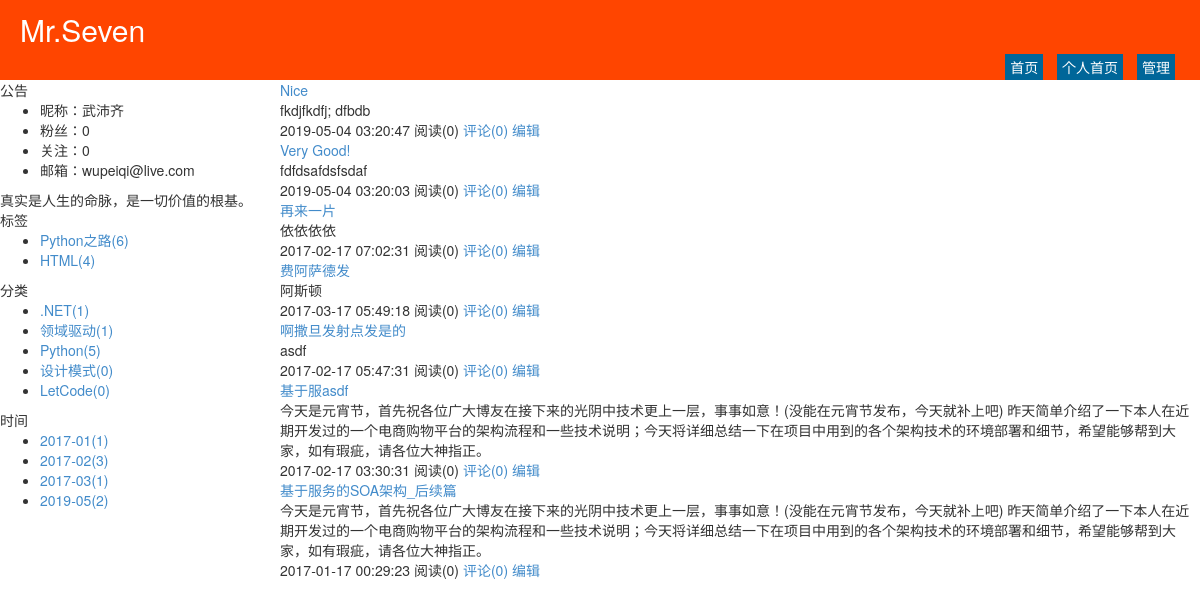
The page /wupeiqi.html on the database its author committed.
### repository/models.py (models this page shows)
class Blog(models.Model):
    nid = models.BigAutoField(primary_key=True)
    title = models.CharField(verbose_name='个人博客标题', max_length=64)
    site = models.CharField(verbose_name='个人博客前缀', max_length=32, unique=True)
    theme = models.CharField(verbose_name='博客主题', max_length=32)
    user = models.OneToOneField(to='UserInfo', to_field='nid',on_delete=models.CASCADE)

class UserInfo(models.Model):
    nid = models.BigAutoField(primary_key=True)
    username = models.CharField(verbose_name='用户名', max_length=32, unique=True)
    password = models.CharField(verbose_name='密码', max_length=64)
    nickname = models.CharField(verbose_name='昵称', max_length=32)
    email = models.EmailField(verbose_name='邮箱', unique=True)
    avatar = models.ImageField(verbose_name='头像')
    create_time = models.DateTimeField(verbose_name='创建时间', auto_now_add=True)
    fans = models.ManyToManyField(verbose_name='粉丝们',
                                  to='UserInfo',
                                  through='UserFans',
                                  related_name='f',
                                  through_fields=('user', 'follower'))

class Tag(models.Model):
    nid = models.AutoField(primary_key=True)
    title = models.CharField(verbose_name='标签名称', max_length=32)
    blog = models.ForeignKey(verbose_name='所属博客', to='Blog', to_field='nid',on_delete=models.CASCADE)

class Category(models.Model):
    nid = models.AutoField(primary_key=True)
    title = models.CharField(verbose_name='分类标题', max_length=32)
    blog = models.ForeignKey(verbose_name='所属博客', to='Blog', to_field='nid',on_delete=models.CASCADE)

class Article(models.Model):
    nid = models.BigAutoField(primary_key=True)
    title = models.CharField(verbose_name='文章标题', max_length=128)
    summary = models.CharField(verbose_name='文章简介', max_length=255)
    read_count = models.IntegerField(default=0)
    comment_count = models.IntegerField(default=0)
    up_count = models.IntegerField(default=0)
    down_count = models.IntegerField(default=0)
    create_time = models.DateTimeField(verbose_name='创建时间', auto_now_add=True)
    blog = models.ForeignKey(verbose_name='所属博客', to='Blog', to_field='nid',on_delete=models.CASCADE)
    category = models.ForeignKey(verbose_name='文章类型', to='Category', to_field='nid', null=True,on_delete=models.CASCADE)
    type_choices = [
        (1, "Python"),
        (2, "Linux"),
        (3, "OpenStack"),
        (4, "GoLang"),
    ]
    article_type_id = models.IntegerField(choices=type_choices, default=None)
    tags = models.ManyToManyField(
        to="Tag",
        through='Article2Tag',
        through_fields=('article', 'tag'),
    )

### web/views/home.py (the view)
# urls.py: url(r'^all/(?P<article_type_id>\d+).html$', home.index, name='index'),
def home(request, site):
    blog = models.Blog.objects.filter(site=site).select_related('user').first()
    if not blog:
        return redirect('/')
    tag_list = models.Tag.objects.filter(blog=blog)
    category_list = models.Category.objects.filter(blog=blog)
    date_list = models.Article.objects.raw(
        'select nid, count(nid) as num,strftime("%Y-%m",create_time) as ctime from repository_article group by strftime("%Y-%m",create_time)')
    article_list = models.Article.objects.filter(blog=blog).order_by('-nid').all()
    return render(
        request,
        'home.html',
        {
            'blog': blog,
            'tag_list': tag_list,
            'category_list': category_list,
            'date_list': date_list,
            'article_list': article_list
        }
    )

### templates/home.html (shortened to what this page needs)
{% extends 'home_layout.html' %}
{% block content %}
    <div class="summary-list">
        {% for row in article_list %}
            <div class="summary-item">
                <div class="summary-title">
                    <a href="/{{ blog.site }}/{{ row.nid }}.html">{{ row.title }}</a>
                </div>
                <div class="summary-content">
                    {{ row.summary }}
                </div>
                <div class="summary-footer">
                    <span>{{ row.create_time|date:"Y-m-d H:i:s" }}</span>
                    <span>阅读({{ row.read_count }})</span>
                    <a>评论({{ row.comment_count }})</a>
                    <a href="/backend/edit-article-{{ row.nid }}.html">编辑</a>
                </div>
            </div>
        {% endfor %}
    </div>
{% endblock %}

### templates/home_layout.html (shortened to what this page needs)
<!DOCTYPE html>
<html>
<head lang="en">
    <link rel="stylesheet" href="/static/plugins/bootstrap/css/bootstrap.css"/>
    <link rel="stylesheet" href="/static/plugins/font-awesome/css/font-awesome.css"/>
    <link rel="stylesheet" href="/static/css/edmure.css"/>
    <link rel="stylesheet" href="/static/css/commons.css"/>
    <link rel="stylesheet" href="/static/css/row-avatar.css"/>
    <link rel="stylesheet" href="/static/css/theme/{{ blog.theme }}.css"/>
</head>
<body>
<div class="pg-header">
    <div class="title">{{ blog.title }}</div>
    <div class="menu-list">
        <a class="menu-item" href="/">首页</a>
        <a class="menu-item" href="/{{ blog.site }}.html">个人首页</a>
        <a class="menu-item" href="/backend/index.html">管理</a>
    </div>
</div>
<div class="pg-body">
    <div class="body-menu">
        <div class="notice">
            <div class="notice-header">公告</div>
            <div class="notice-body">
                <ul>
                    <li>昵称：{{ blog.user.nickname }}</li>
                    <li>粉丝：{{ blog.user.fans.count }}</li>
                    <li>关注：{{ blog.user.f.count }}</li>
                    <li>邮箱：{{ blog.user.email }}</li>
                </ul>
                <div class="memo">
                    真实是人生的命脉，是一切价值的根基。
                </div>
            </div>
        </div>
        <div class="tags">
            <div class="tags-header">标签</div>
            <div class="tags-body">
                <ul>
                    {% for tag in tag_list %}
                        <li><a href="/{{ blog.site }}/tag/{{ tag.nid }}.html">{{ tag.title }}({{ tag.article_set.count }})</a></li>
                    {% endfor %}
                </ul>
            </div>
        </div>
        <div class="types">
            <div class="types-header">分类</div>
            <div class="types-body">
                <ul>
                    {% for tag in category_list %}
                        <li><a href="/{{ blog.site }}/category/{{ tag.nid }}.html">{{ tag.title }}({{ tag.article_set.count }})</a></li>
                    {% endfor %}
                </ul>
            </div>
        </div>
        <div class="dates">
            <div class="dates-header">时间</div>
            <div class="dates-body">
                <ul>
                    {% for tag in date_list %}
                        <li><a href="/{{ blog.site }}/date/{{ tag.ctime }}.html">{{ tag.ctime}}({{ tag.num}})</a></li>
                    {% endfor %}
                </ul>
            </div>
        </div>
    </div>
    <div class="body-content">
        {% block content %}{% endblock %}
    </div>
</div>
</body>
</html>

### static/css/theme/warm.css (style rules this page uses)
.pg-header { height: 80px; background-color: #ff4500; position: relative; color: #ffffff; }
.pg-header .title { font-size: 30px; line-height: 60px; margin-left: 20px; }
.pg-header .menu-list { position: absolute; bottom: 0; right: 20px; }
.pg-header .menu-list a { color: #ffffff; display: inline-block; padding: 3px 5px; margin: 0 5px; background-color: #006699; }
.pg-body { min-width: 980px; position: relative; }
.pg-body .body-menu { position: absolute; left: 0; width: 280px; }
.pg-body .body-content { position: absolute; right: 0; left: 280px; overflow: scroll; }

### rows shown on the page
Blog: title "Mr.Seven", user.nickname "武沛齐", user.fans.count "0", user.f.count "0", user.email "wupeiqi@live.com"
Tag: title "Python之路", article_set.count "6"
Tag: title "HTML", article_set.count "4"
Category: title ".NET", article_set.count "1"
Category: title "领域驱动", article_set.count "1"
Category: title "Python", article_set.count "5"
Category: title "设计模式", article_set.count "0"
Category: title "LetCode", article_set.count "0"
Article: ctime "2017-01", num "1", title "基于服务的SOA架构_后续篇", summary "今天是元宵节，首先祝各位广大博友在接下来的光阴中技术更上一层，事事如意！(没能在元宵节发布，今天就补上吧) 昨天简单介绍了一下本人在近期开发过的一个电商购物平台的架构流程和一些技术说明；今天将详细总结一下在项目中用到的各个架构技术的环境部署和细节，希望能够帮到大家，如有瑕疵，请各位大神指正。", create_time "2017-01-17 00:29:23", read_count "0", comment_count "0"
Article: ctime "2017-02", num "3", title "基于服asdf", summary "今天是元宵节，首先祝各位广大博友在接下来的光阴中技术更上一层，事事如意！(没能在元宵节发布，今天就补上吧) 昨天简单介绍了一下本人在近期开发过的一个电商购物平台的架构流程和一些技术说明；今天将详细总结一下在项目中用到的各个架构技术的环境部署和细节，希望能够帮到大家，如有瑕疵，请各位大神指正。", create_time "2017-02-17 03:30:31", read_count "0", comment_count "0"
Article: ctime "2017-03", num "1", title "费阿萨德发", summary "阿斯顿", create_time "2017-03-17 05:49:18", read_count "0", comment_count "0"
Article: ctime "2019-05", num "2", title "Very Good!", summary "fdfdsafdsfsdaf", create_time "2019-05-04 03:20:03", read_count "0", comment_count "0"
Article: title "Nice", summary "fkdjfkdfj; dfbdb", create_time "2019-05-04 03:20:47", read_count "0", comment_count "0"
Article: title "再来一片", summary "依依依依", create_time "2017-02-17 07:02:31", read_count "0", comment_count "0"
Article: title "啊撒旦发射点发是的", summary "asdf", create_time "2017-02-17 05:47:31", read_count "0", comment_count "0"
